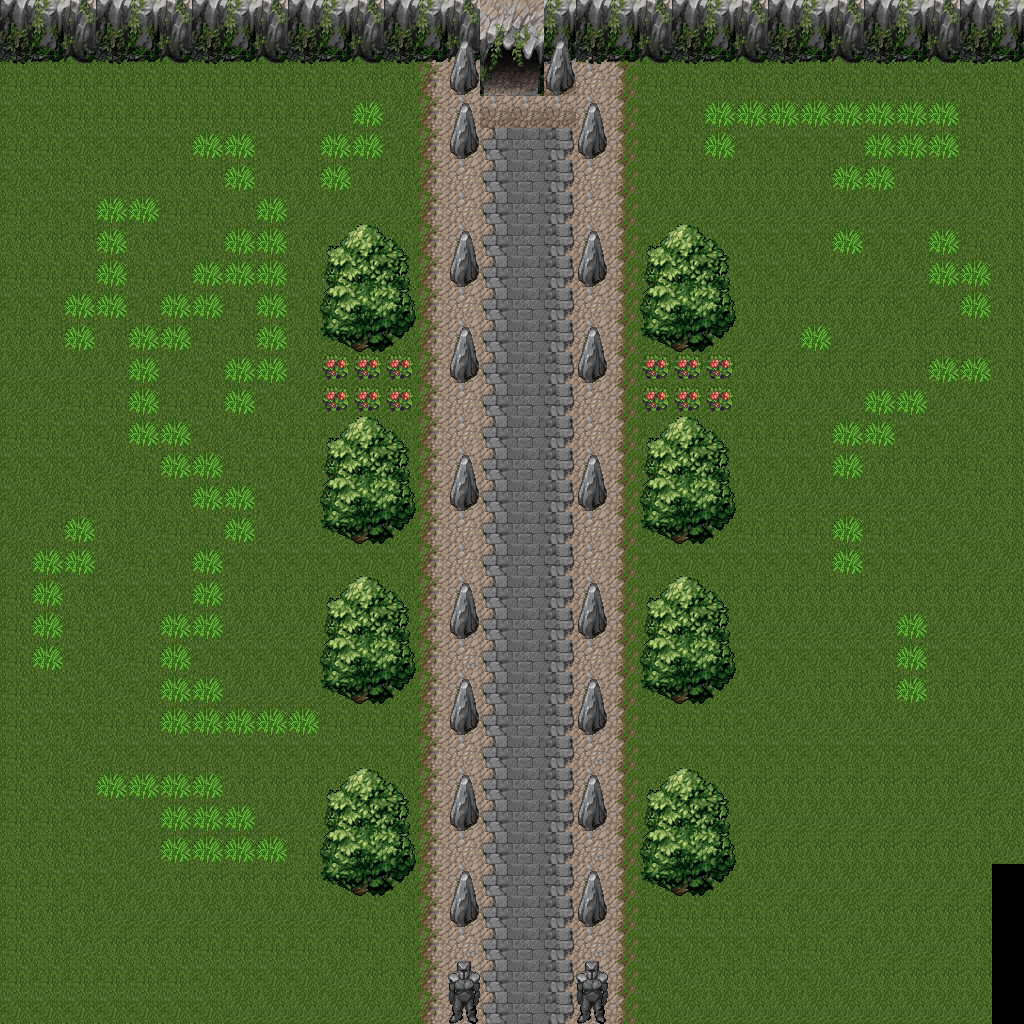

Below is a game level as drawn by its tile map, then a one-line description and the .tmx that defines it (tile-layer data replaced by summaries):
An orthogonal 32x32 tile map with 32x32 px tiles, 3 tile layers (main_terrain, objects, object2).

<map version="1.0" orientation="orthogonal" renderorder="right-down" width="32" height="32" tilewidth="32" tileheight="32" nextobjectid="1">
 <tileset firstgid="1" name="default" tilewidth="32" tileheight="32" tilecount="256">
  <image source="tileset.png" trans="ffffff" width="512" height="512" />
 </tileset>
 <layer name="main_terrain" width="32" height="32">
  <data>[1024 cells, 1019 non-empty, 12 distinct tile ids]</data>
 </layer>
 <layer name="objects" width="32" height="32">
  <data>[1024 cells, 214 non-empty, 33 distinct tile ids]</data>
 </layer>
 <layer name="object2" width="32" height="32">
  <data>[1024 cells, 115 non-empty, 4 distinct tile ids]</data>
 </layer>
</map>
